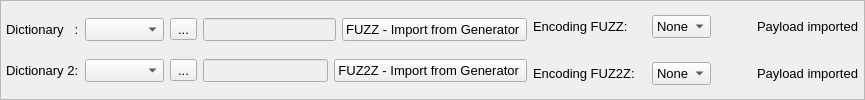
            <widget class="QFrame" name="frame_19">
             <property name="font">
              <font>
               <pointsize>10</pointsize>
              </font>
             </property>
             <property name="frameShape">
              <enum>QFrame::StyledPanel</enum>
             </property>
             <property name="frameShadow">
              <enum>QFrame::Raised</enum>
             </property>
             <layout class="QGridLayout">
              <property name="margin">
               <number>5</number>
              </property>
              <item row="0" column="0" rowspan="2">
               <layout class="QVBoxLayout">
                <property name="spacing">
                 <number>6</number>
                </property>
                <property name="bottomMargin">
                 <number>0</number>
                </property>
                <item>
                 <layout class="QHBoxLayout">
                  <item>
                   <widget class="QLabel" name="label_2">
                    <property name="font">
                     <font>
                      <pointsize>10</pointsize>
                      <weight>50</weight>
                      <bold>false</bold>
                     </font>
                    </property>
                    <property name="text">
                     <string>Dictionary   :</string>
                    </property>
                    <property name="textFormat">
                     <enum>Qt::LogText</enum>
                    </property>
                   </widget>
                  </item>
                  <item>
                   <widget class="QComboBox" name="dictioList">
                    <property name="font">
                     <font>
                      <pointsize>10</pointsize>
                      <weight>50</weight>
                      <bold>false</bold>
                     </font>
                    </property>
                   </widget>
                  </item>
                  <item>
                   <widget class="QToolButton" name="botonFile">
                    <property name="font">
                     <font>
                      <pointsize>10</pointsize>
                     </font>
                    </property>
                    <property name="toolTip">
                     <string>&lt;!DOCTYPE HTML PUBLIC &quot;-//W3C//DTD HTML 4.0//EN&quot; &quot;http://www.w3.org/TR/REC-html40/strict.dtd&quot;&gt;
&lt;html&gt;&lt;head&gt;&lt;meta name=&quot;qrichtext&quot; content=&quot;1&quot; /&gt;&lt;style type=&quot;text/css&quot;&gt;
p, li { white-space: pre-wrap; }
&lt;/style&gt;&lt;/head&gt;&lt;body style=&quot; font-family:'MS Shell Dlg 2'; font-size:8.25pt; font-weight:400; font-style:normal;&quot;&gt;
&lt;p style=&quot; margin-top:0px; margin-bottom:0px; margin-left:0px; margin-right:0px; -qt-block-indent:0; text-indent:0px; font-family:'Lucida Grande'; font-size:11pt;&quot;&gt;&lt;span style=&quot; font-size:10pt;&quot;&gt;Select the filename for the FuzzType &quot;Dictionary&quot; this file will be used for the first Keyword &quot;FUZZ&quot;.  (this is when using multiple keywords)&lt;/span&gt;&lt;/p&gt;&lt;/body&gt;&lt;/html&gt;</string>
                    </property>
                    <property name="text">
                     <string>...</string>
                    </property>
                    <property name="icon">
                     <iconset>
                      <normaloff>images/Icons/folder-open.png</normaloff>images/Icons/folder-open.png</iconset>
                    </property>
                   </widget>
                  </item>
                  <item>
                   <widget class="QLineEdit" name="editFilename">
                    <property name="enabled">
                     <bool>false</bool>
                    </property>
                    <property name="font">
                     <font>
                      <pointsize>10</pointsize>
                      <weight>50</weight>
                      <bold>false</bold>
                     </font>
                    </property>
                   </widget>
                  </item>
                  <item>
                   <widget class="QPushButton" name="pushButton_2">
                    <property name="font">
                     <font>
                      <pointsize>10</pointsize>
                      <weight>50</weight>
                      <bold>false</bold>
                     </font>
                    </property>
                    <property name="text">
                     <string>FUZZ - Import from Generator </string>
                    </property>
                    <property name="icon">
                     <iconset>
                      <normaloff>images/bug_add.png</normaloff>images/bug_add.png</iconset>
                    </property>
                   </widget>
                  </item>
                 </layout>
                </item>
                <item>
                 <layout class="QHBoxLayout">
                  <item>
                   <widget class="QLabel" name="label_14">
                    <property name="font">
                     <font>
                      <pointsize>10</pointsize>
                      <weight>50</weight>
                      <bold>false</bold>
                     </font>
                    </property>
                    <property name="text">
                     <string>Dictionary 2:</string>
                    </property>
                   </widget>
                  </item>
                  <item>
                   <widget class="QComboBox" name="dict2List">
                    <property name="font">
                     <font>
                      <pointsize>10</pointsize>
                      <weight>50</weight>
                      <bold>false</bold>
                     </font>
                    </property>
                   </widget>
                  </item>
                  <item>
                   <widget class="QToolButton" name="pushButton">
                    <property name="font">
                     <font>
                      <pointsize>10</pointsize>
                     </font>
                    </property>
                    <property name="toolTip">
                     <string>&lt;!DOCTYPE HTML PUBLIC &quot;-//W3C//DTD HTML 4.0//EN&quot; &quot;http://www.w3.org/TR/REC-html40/strict.dtd&quot;&gt;
&lt;html&gt;&lt;head&gt;&lt;meta name=&quot;qrichtext&quot; content=&quot;1&quot; /&gt;&lt;style type=&quot;text/css&quot;&gt;
p, li { white-space: pre-wrap; }
&lt;/style&gt;&lt;/head&gt;&lt;body style=&quot; font-family:'MS Shell Dlg 2'; font-size:8.25pt; font-weight:400; font-style:normal;&quot;&gt;
&lt;p style=&quot; margin-top:0px; margin-bottom:0px; margin-left:0px; margin-right:0px; -qt-block-indent:0; text-indent:0px;&quot;&gt;&lt;span style=&quot; font-size:10pt;&quot;&gt;Select the filename for the FuzzType &quot;Dictionary&quot; this file will be used for the first Keyword &quot;FUZ2Z&quot;.  (this is when using multiple keywords)&lt;/span&gt;&lt;/p&gt;&lt;/body&gt;&lt;/html&gt;</string>
                    </property>
                    <property name="text">
                     <string>...</string>
                    </property>
                    <property name="icon">
                     <iconset>
                      <normaloff>images/Icons/folder-open.png</normaloff>images/Icons/folder-open.png</iconset>
                    </property>
                   </widget>
                  </item>
                  <item>
                   <widget class="QLineEdit" name="lineEdit_2">
                    <property name="enabled">
                     <bool>false</bool>
                    </property>
                    <property name="font">
                     <font>
                      <pointsize>10</pointsize>
                      <weight>50</weight>
                      <bold>false</bold>
                     </font>
                    </property>
                   </widget>
                  </item>
                  <item>
                   <widget class="QPushButton" name="pushButton_3">
                    <property name="font">
                     <font>
                      <pointsize>10</pointsize>
                      <weight>50</weight>
                      <bold>false</bold>
                     </font>
                    </property>
                    <property name="text">
                     <string>FUZ2Z - Import from Generator </string>
                    </property>
                    <property name="icon">
                     <iconset>
                      <normaloff>images/bug_add.png</normaloff>images/bug_add.png</iconset>
                    </property>
                   </widget>
                  </item>
                 </layout>
                </item>
               </layout>
              </item>
              <item row="0" column="1">
               <layout class="QHBoxLayout">
                <item>
                 <widget class="QLabel" name="label_10">
                  <property name="font">
                   <font>
                    <pointsize>10</pointsize>
                    <weight>50</weight>
                    <bold>false</bold>
                   </font>
                  </property>
                  <property name="toolTip">
                   <string>&lt;html&gt;&lt;head&gt;&lt;meta name=&quot;qrichtext&quot; content=&quot;1&quot; /&gt;&lt;style type=&quot;text/css&quot;&gt;
p, li { white-space: pre-wrap; }
&lt;/style&gt;&lt;/head&gt;&lt;body style=&quot; font-family:'Lucida Grande'; font-size:13pt; font-weight:400; font-style:normal;&quot;&gt;
&lt;p style=&quot; margin-top:0px; margin-bottom:0px; margin-left:0px; margin-right:0px; -qt-block-indent:0; text-indent:0px;&quot;&gt;&lt;span style=&quot; font-size:10pt;&quot;&gt;Here you can select an encoding technique basically to &lt;/span&gt;&lt;/p&gt;
&lt;p style=&quot; margin-top:0px; margin-bottom:0px; margin-left:0px; margin-right:0px; -qt-block-indent:0; text-indent:0px; font-size:10pt;&quot;&gt;evade or trick IDS and application filters.&lt;/p&gt;&lt;/body&gt;&lt;/html&gt;</string>
                  </property>
                  <property name="text">
                   <string>Encoding FUZZ:     </string>
                  </property>
                 </widget>
                </item>
                <item>
                 <widget class="QComboBox" name="encodingCombo">
                  <property name="font">
                   <font>
                    <pointsize>10</pointsize>
                    <weight>50</weight>
                    <bold>false</bold>
                   </font>
                  </property>
                  <property name="toolTip">
                   <string>&lt;html&gt;&lt;head&gt;&lt;meta name=&quot;qrichtext&quot; content=&quot;1&quot; /&gt;&lt;/head&gt;&lt;body style=&quot; white-space: pre-wrap; font-family:Lucida Grande; font-size:13pt; font-weight:400; font-style:normal; text-decoration:none;&quot;&gt;&lt;p style=&quot; margin-top:0px; margin-bottom:0px; margin-left:0px; margin-right:0px; -qt-block-indent:0; text-indent:0px;&quot;&gt;&lt;span style=&quot; font-size:10pt;&quot;&gt;Here you can select an encoding technique basically to &lt;/span&gt;&lt;/p&gt;&lt;p style=&quot; margin-top:0px; margin-bottom:0px; margin-left:0px; margin-right:0px; -qt-block-indent:0; text-indent:0px; font-size:10pt;&quot;&gt;evade or trick IDS and application Filters.&lt;/p&gt;&lt;/body&gt;&lt;/html&gt;</string>
                  </property>
                  <item>
                   <property name="text">
                    <string>None</string>
                   </property>
                  </item>
                 </widget>
                </item>
                <item>
                 <spacer>
                  <property name="font">
                   <font>
                    <pointsize>10</pointsize>
                   </font>
                  </property>
                  <property name="orientation">
                   <enum>Qt::Horizontal</enum>
                  </property>
                  <property name="sizeHint" stdset="0">
                   <size>
                    <width>40</width>
                    <height>20</height>
                   </size>
                  </property>
                 </spacer>
                </item>
                <item>
                 <widget class="QLabel" name="label_60">
                  <property name="font">
                   <font>
                    <pointsize>10</pointsize>
                    <weight>50</weight>
                    <bold>false</bold>
                   </font>
                  </property>
                  <property name="text">
                   <string>Payload imported</string>
                  </property>
                 </widget>
                </item>
               </layout>
              </item>
              <item row="1" column="1">
               <layout class="QHBoxLayout">
                <item>
                 <widget class="QLabel" name="label_29">
                  <property name="font">
                   <font>
                    <pointsize>10</pointsize>
                    <weight>50</weight>
                    <bold>false</bold>
                   </font>
                  </property>
                  <property name="toolTip">
                   <string>&lt;html&gt;&lt;head&gt;&lt;meta name=&quot;qrichtext&quot; content=&quot;1&quot; /&gt;&lt;style type=&quot;text/css&quot;&gt;
p, li { white-space: pre-wrap; }
&lt;/style&gt;&lt;/head&gt;&lt;body style=&quot; font-family:'Lucida Grande'; font-size:13pt; font-weight:400; font-style:normal;&quot;&gt;
&lt;p style=&quot; margin-top:0px; margin-bottom:0px; margin-left:0px; margin-right:0px; -qt-block-indent:0; text-indent:0px;&quot;&gt;&lt;span style=&quot; font-size:10pt;&quot;&gt;Here you can select an encoding technique basically to &lt;/span&gt;&lt;/p&gt;
&lt;p style=&quot; margin-top:0px; margin-bottom:0px; margin-left:0px; margin-right:0px; -qt-block-indent:0; text-indent:0px; font-size:10pt;&quot;&gt;evade or trick IDS and application filters. This apply to &lt;/p&gt;
&lt;p style=&quot; margin-top:0px; margin-bottom:0px; margin-left:0px; margin-right:0px; -qt-block-indent:0; text-indent:0px; font-size:10pt;&quot;&gt;the FUZ2Z keyword.&lt;/p&gt;&lt;/body&gt;&lt;/html&gt;</string>
                  </property>
                  <property name="text">
                   <string>Encoding FUZ2Z:   </string>
                  </property>
                 </widget>
                </item>
                <item>
                 <widget class="QComboBox" name="encodingCombo_2">
                  <property name="font">
                   <font>
                    <pointsize>10</pointsize>
                    <weight>50</weight>
                    <bold>false</bold>
                   </font>
                  </property>
                  <property name="toolTip">
                   <string>&lt;html&gt;&lt;head&gt;&lt;meta name=&quot;qrichtext&quot; content=&quot;1&quot; /&gt;&lt;/head&gt;&lt;body style=&quot; white-space: pre-wrap; font-family:Lucida Grande; font-size:13pt; font-weight:400; font-style:normal; text-decoration:none;&quot;&gt;&lt;p style=&quot; margin-top:0px; margin-bottom:0px; margin-left:0px; margin-right:0px; -qt-block-indent:0; text-indent:0px;&quot;&gt;&lt;span style=&quot; font-size:10pt;&quot;&gt;Here you can select an encoding technique basically to &lt;/span&gt;&lt;/p&gt;&lt;p style=&quot; margin-top:0px; margin-bottom:0px; margin-left:0px; margin-right:0px; -qt-block-indent:0; text-indent:0px; font-size:10pt;&quot;&gt;evade or trick IDS and application Filters, this apply to &lt;/p&gt;&lt;p style=&quot; margin-top:0px; margin-bottom:0px; margin-left:0px; margin-right:0px; -qt-block-indent:0; text-indent:0px; font-size:10pt;&quot;&gt;the FUZ2Z keyword.&lt;/p&gt;&lt;/body&gt;&lt;/html&gt;</string>
                  </property>
                  <item>
                   <property name="text">
                    <string>None</string>
                   </property>
                  </item>
                 </widget>
                </item>
                <item>
                 <spacer>
                  <property name="font">
                   <font>
                    <pointsize>10</pointsize>
                   </font>
                  </property>
                  <property name="orientation">
                   <enum>Qt::Horizontal</enum>
                  </property>
                  <property name="sizeHint" stdset="0">
                   <size>
                    <width>40</width>
                    <height>20</height>
                   </size>
                  </property>
                 </spacer>
                </item>
                <item>
                 <widget class="QLabel" name="label_65">
                  <property name="font">
                   <font>
                    <pointsize>10</pointsize>
                    <weight>50</weight>
                    <bold>false</bold>
                   </font>
                  </property>
                  <property name="text">
                   <string>Payload imported</string>
                  </property>
                 </widget>
                </item>
               </layout>
              </item>
             </layout>
            </widget>
